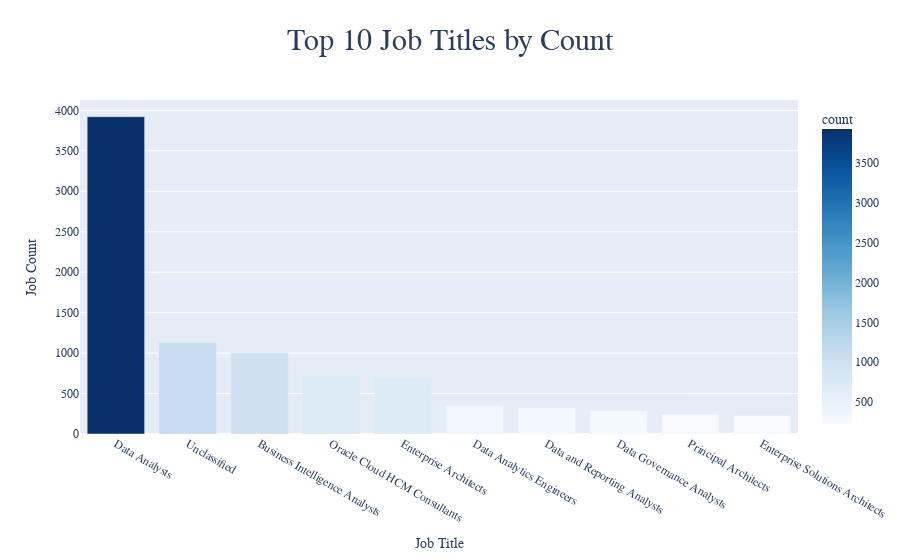

Here is the notebook cell this chart was saved with:
### Markdown cell above
# Top 10 Job Titles by Count
- Identify the most frequently posted job titles.
- **Aggregate Data**
  - Count the occurrences of each **job title (`TITLE_NAME`)**.
  - Select the **top 10 most frequent titles**.
- **Visualize results**
  - Create a **bar chart** where:
    - **X-axis** = `TITLE_NAME`
    - **Y-axis** = `Job Count`
  - Apply custom colors and font styles.
- **Explanation:** Write two sentences about what the graph reveals.

### Code cell
# Your code for 4th question here
# Aggregate Data
df_aggregated = df.groupBy("TITLE_NAME").count()
df_top_10 = df_aggregated.orderBy(col("count").desc()).limit(10)
pdf = df_top_10.toPandas()

# Visualize results
fig = px.bar(pdf, x="TITLE_NAME", y="count", title="Top 10 Job Titles by Count", 
             color="count", color_continuous_scale="Blues")

fig.update_layout(font_family="Arial", title_font_size=30, title_x=0.5, 
                  xaxis_title="Job Title", yaxis_title="Job Count")

fig.show()

fig.write_image("output/Q4.svg", width=1920, height=540, scale=2)

### Figure 1 — Plotly figure (JSON) as saved in the notebook; plotly's stock layout.template omitted (floating-point values rounded to 4 significant figures)
{"data": [{"hovertemplate": "TITLE_NAME=%{x}<br>count=%{marker.color}<extra></extra>", "legendgroup": "", "marker": {"color": [3922, 1132, 1003, 719, 701, 352, 326, 292, 242, 226], "coloraxis": "coloraxis", "pattern": {"shape": ""}}, "name": "", "orientation": "v", "showlegend": false, "textposition": "auto", "type": "bar", "x": ["Data Analysts", "Unclassified", "Business Intelligence Analysts", "Oracle Cloud HCM Consultants", "Enterprise Architects", "Data Analytics Engineers", "Data and Reporting Analysts", "Data Governance Analysts", "Principal Architects", "Enterprise Solutions Architects"], "xaxis": "x", "y": [3922, 1132, 1003, 719, 701, 352, 326, 292, 242, 226], "yaxis": "y"}], "layout": {"barmode": "relative", "coloraxis": {"colorbar": {"title": {"text": "count"}}, "colorscale": [[0, "rgb(247,251,255)"], [0.125, "rgb(222,235,247)"], [0.25, "rgb(198,219,239)"], [0.375, "rgb(158,202,225)"], [0.5, "rgb(107,174,214)"], [0.625, "rgb(66,146,198)"], [0.75, "rgb(33,113,181)"], [0.875, "rgb(8,81,156)"], [1, "rgb(8,48,107)"]]}, "font": {"family": "Arial"}, "legend": {"tracegroupgap": 0}, "title": {"font": {"size": 30}, "text": "Top 10 Job Titles by Count", "x": 0.5}, "xaxis": {"anchor": "y", "domain": [0, 1], "title": {"text": "Job Title"}}, "yaxis": {"anchor": "x", "domain": [0, 1], "title": {"text": "Job Count"}}}}
